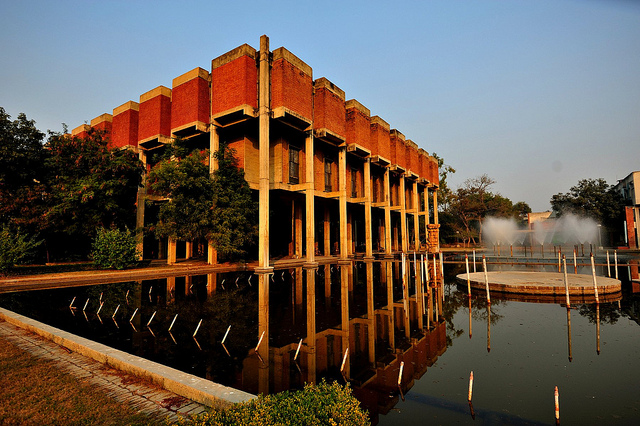
#> input picture lib.jpg, 640 x 426 px
$ python Temp_Single.py
#> lines starting #> are read from the running program, lines starting #| are printed output that depends on the picture
import cv2
import numpy as np
from matplotlib import pyplot as plt

colored_img = cv2.imread('lib.jpg',1)
#> colored_img is the input picture: shape (426, 640, 3); mean B, G, R 76.6, 87.5, 101.3
colored_tmp = cv2.imread('lib_t.jpg',1)
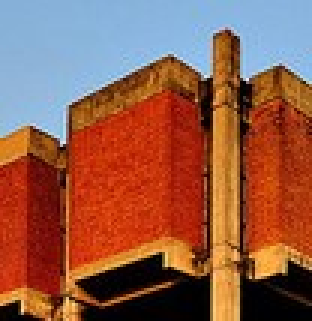
#> input picture lib_t.jpg, 104 x 107 px (shown 3 times larger)
#> colored_tmp is the input picture: shape (107, 104, 3); mean B, G, R 73.8, 91.8, 146.3
img = cv2.imread('lib.jpg',0)
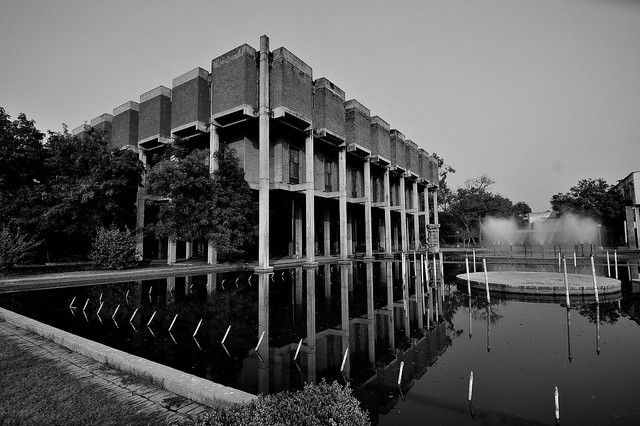
#> img: shape (426, 640); min 0, max 255, mean 90.4
img2 = img.copy()
template = cv2.imread('lib_t.jpg',0)
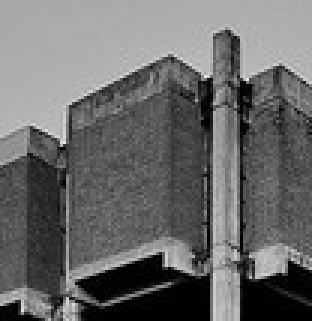
#> template: shape (107, 104) (shown 3 times larger); min 0, max 237, mean 105.8
w, h = template.shape[::-1]
#> w = 104; h = 107

# All the 6 methods for comparison in a list
methods = ['cv2.TM_CCOEFF', 'cv2.TM_CCOEFF_NORMED', 'cv2.TM_CCORR',
            'cv2.TM_CCORR_NORMED', 'cv2.TM_SQDIFF', 'cv2.TM_SQDIFF_NORMED']

#methods = ['cv2.TM_SQDIFF_NORMED']
for meth in methods:
    img = img2.copy()
    colored_img_ = colored_img.copy()
    method = eval(meth)

    # Apply template Matching
    res = cv2.matchTemplate(img,template,method)
    min_val, max_val, min_loc, max_loc = cv2.minMaxLoc(res)

    # If the method is TM_SQDIFF or TM_SQDIFF_NORMED, take minimum
    if method in [cv2.TM_SQDIFF, cv2.TM_SQDIFF_NORMED]:
        top_left = min_loc
    else:
        top_left = max_loc
    bottom_right = (top_left[0] + w, top_left[1] + h)

    cv2.rectangle(colored_img_,top_left, bottom_right, (255,255,255), 10)
    #cv2.putText(colored_img_, meth, (50,100), cv2.FONT_HERSHEY_SIMPLEX, 3, (0, 0, 0), 10, cv2.LINE_AA)
    cv2.imwrite(meth + '.jpg',colored_img_)

    plt.subplot(121),plt.imshow(res,cmap = 'gray')
    plt.title('Matching Result'), plt.xticks([]), plt.yticks([])
    plt.subplot(122),plt.imshow(cv2.cvtColor(colored_img_, cv2.COLOR_BGR2RGB))
    plt.title('Detected Point'), plt.xticks([]), plt.yticks([])
    plt.suptitle(meth)

    plt.show()
#> this loop made 6 passes
#> (min_val, max_val, min_loc, top_left, bottom_right) on passes 1 to 4: (-12381943, 37246680, (103, 294), (189, 25), (293, 132)), (-0.55, 0.998, (8, 5), (189, 25), (293, 132)), (18386948, 207697280, (3, 159), (417, 47), (521, 154)), (0.327, 1, (142, 286), (189, 25), (293, 132))
#> (min_val, max_val, max_loc, top_left, bottom_right) on passes 5 to 6: (120960, 152167296, (141, 288), (189, 25), (293, 132)), (0.000747, 1, (146, 109), (189, 25), (293, 132))
#> pass 1, `res = cv2.matchTemplate(img,template,method)`:
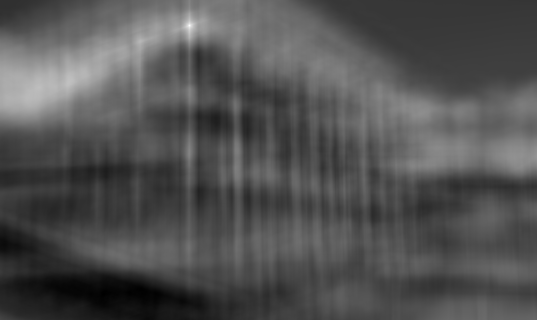
#> res: shape (320, 537) float32; min -12381943, max 37246680, mean 3674901.5; drawn with min black and max white
#> pass 1, `plt.show()`:
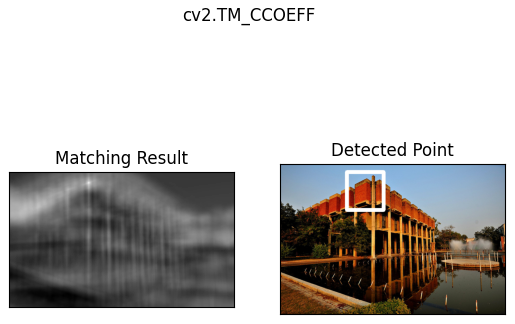
#> figure drawn by matplotlib, 2 panels
#> pass 3, `res = cv2.matchTemplate(img,template,method)`:
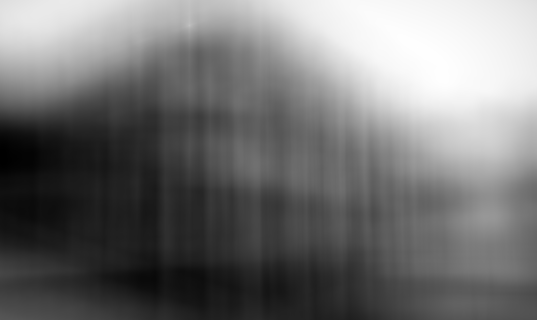
#> res: shape (320, 537) float32; min 18386948, max 207697280, mean 103766848; drawn with min black and max white
#> after the loop:
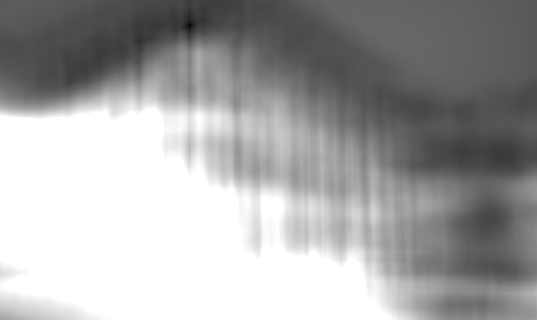
#> res: shape (320, 537) float32; min 0.000747, max 1, mean 0.647
